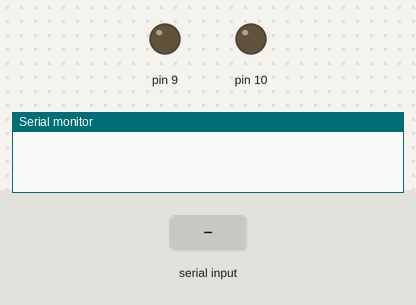
The sketch below on a simulated Arduino Uno, built with avr-gcc and run on an emulated ATmega328P. Parts: output pins drawn as LEDs (lit = HIGH), the last lines printed to the serial monitor. The inputs (shaded band) are chosen by the test bench.

Above: at 1.2 s.
1.3 s: "90,45\n" received over Serial
At 2.05 s:
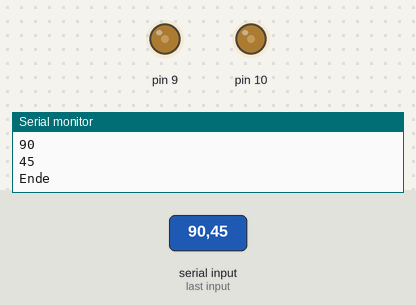
At 2.65 s:
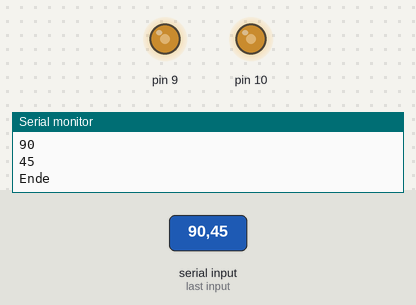
Timing chart, 0 to 10.3 s (numbered marks = the images above; inputs shaded):
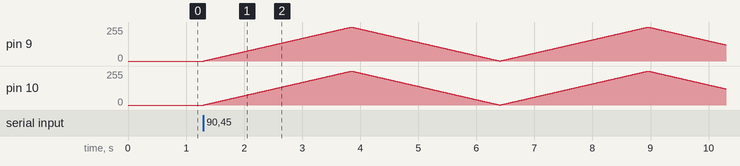

The sketch:

ledTestCase.ino
```cpp
void setup()
{
  Serial.begin(115200);
  pinMode(9, OUTPUT);
  pinMode(10, OUTPUT);
}

void loop()
{
  while (Serial.available() > 0)
  {
    long value1 = Serial.parseInt();
    long value2 = Serial.parseInt();
    if ( value1 >= 100)
    {
      Serial.println("Kreuzung Lichtmodus");
      Serial.println(value1);
      Serial.println(value2);
      Serial.println("Ende");
      while(1)
      {
        for (int i = 1; i <= 255; i = i + 1)
        {
          analogWrite(9, i);
          analogWrite(10, 255 - i);
          delay(10);
        }
        for (int i = 1; i <= 255; i = i + 1)
        {
          analogWrite(9, 255 - i);
          analogWrite(10, i);
          delay(10);
        }
      }

    }
    else
    {
      Serial.println("Alles Lichtmodus");
      Serial.println(value1);
      Serial.println(value2);
      Serial.println("Ende");
      while(1)
      {
        for (int i = 1; i <= 255; i = i + 1)
        {
          analogWrite(9, i);
          analogWrite(10, i);
          delay(10);
        }
        for (int i = 1; i <= 255; i = i + 1)
        {
          analogWrite(9, 255 - i);
          analogWrite(10, 255 - i);
          delay(10);
        }
      }
    }
  }
}
```
